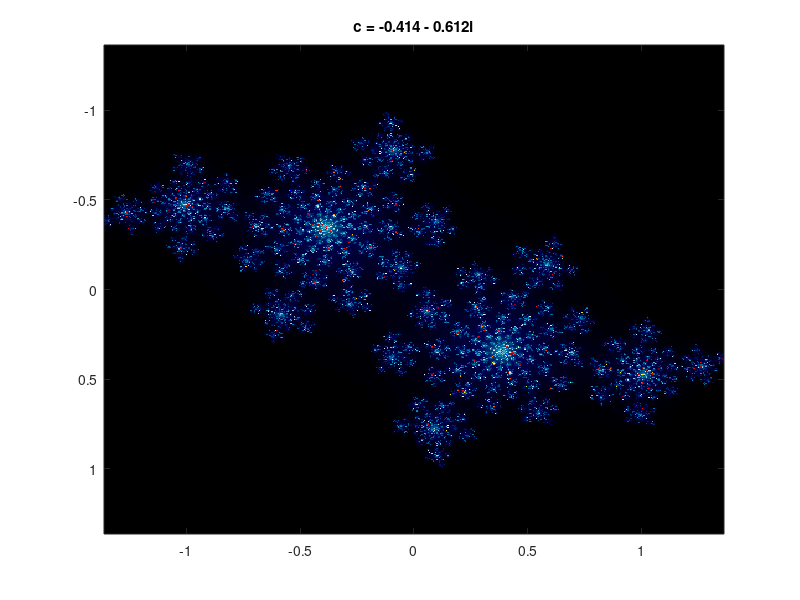

Source code (MATLAB):
% Auteur :  Antonio Pisanello% TP2 - Julia et Mandelbrot% Version : 1.0clear all%c = 0.214+0.62i;%c = 0.4+0.62i;%c = 0.285+0.01ic = -0.414 - 0.612i %Nombre complexe de référenceq = (1 + sqrt(4*abs(c)))/2; %limitearray_size = 500;iteration = 500; x = linspace(-q,q,array_size);y = x;[a,b] = meshgrid(x,y);w = a + i*b;m = zeros(array_size,array_size);for t = 1:iteration	w = ((w.^2)+c); %on met la valeur de W au carré et on			%l'incrément de c  	m = m + (abs(w) < q); 	%on stoque dans m si le module de w				%est plus petit que la limiteendforcolormap([ocean() ; flipud(jet())])imagesc(x,y,abs(m)) 	%on affiche les couleurs en fonction du nombre 			%de fois ou la condition fût truetitle('c = -0.414 - 0.612i');print("julia_4.png");